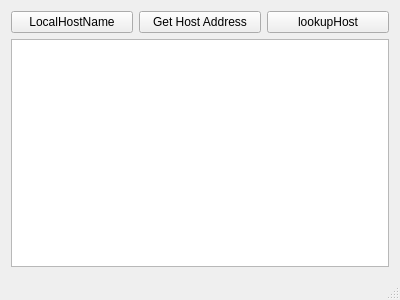
<?xml version="1.0" encoding="UTF-8"?>
<ui version="4.0">
 <class>QHostInfoTest</class>
 <widget class="QMainWindow" name="QHostInfoTest">
  <property name="geometry">
   <rect>
    <x>0</x>
    <y>0</y>
    <width>400</width>
    <height>300</height>
   </rect>
  </property>
  <property name="windowTitle">
   <string>QHostInfoTest</string>
  </property>
  <widget class="QWidget" name="centralWidget">
   <layout class="QVBoxLayout" name="verticalLayout_2">
    <item>
     <layout class="QVBoxLayout" name="verticalLayout">
      <item>
       <layout class="QHBoxLayout" name="horizontalLayout">
        <item>
         <widget class="QPushButton" name="pushButtonGetLocalHostName">
          <property name="text">
           <string>LocalHostName</string>
          </property>
         </widget>
        </item>
        <item>
         <widget class="QPushButton" name="pushButtonGetHostAddress">
          <property name="text">
           <string>Get Host Address</string>
          </property>
         </widget>
        </item>
        <item>
         <widget class="QPushButton" name="pushButtonLookupHost">
          <property name="text">
           <string>lookupHost</string>
          </property>
         </widget>
        </item>
       </layout>
      </item>
      <item>
       <widget class="QPlainTextEdit" name="plainTextEditOutput"/>
      </item>
     </layout>
    </item>
   </layout>
  </widget>
  <widget class="QMenuBar" name="menuBar">
   <property name="geometry">
    <rect>
     <x>0</x>
     <y>0</y>
     <width>400</width>
     <height>23</height>
    </rect>
   </property>
  </widget>
  <widget class="QStatusBar" name="statusBar"/>
 </widget>
 <layoutdefault spacing="6" margin="11"/>
 <resources/>
 <connections/>
</ui>
